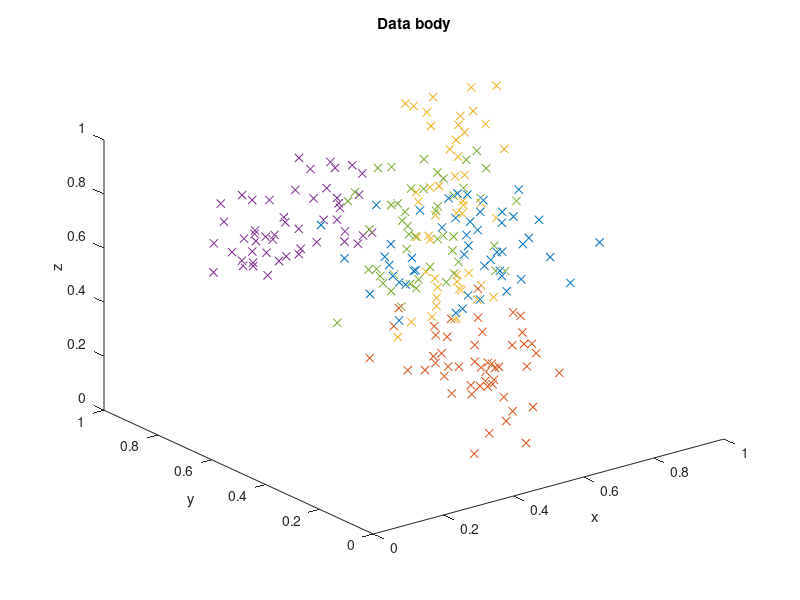

MATLAB code for this plot: (Note: this script raises an error after producing the figure.)
clear;clc;close all;

load("databody");
% vykreslenie dat
h = figure;
axis([0 1 0 1 0 1]);
plot3(data1(:,1), data1(:,2), data1(:,3), "x", data2(:,1), data2(:,2), data2(:,3), "x", data3(:,1), data3(:,2), data3(:,3), "x", data4(:,1), data4(:,2), data4(:,3), "x", data5(:,1), data5(:,2), data5(:,3), "x");
hold on;
plot3(0.5, 0.5, 0.5, 'b-', 'LineWidth', 2);
title("Data body");
xlabel("x");
ylabel("y");
zlabel("z");

hold on

% vstupne data NS
X = [data1; data2; data3; data4; data5];
X = transpose(X);

P = [ones(1, 50), zeros(1, 50), zeros(1, 50), zeros(1, 50), zeros(1, 50);
     zeros(1, 50), ones(1, 50), zeros(1, 50), zeros(1, 50), zeros(1, 50);
     zeros(1, 50), zeros(1, 50), ones(1, 50), zeros(1, 50), zeros(1, 50);
     zeros(1, 50), zeros(1, 50), zeros(1, 50), ones(1, 50), zeros(1, 50);
     zeros(1, 50), zeros(1, 50), zeros(1, 50), zeros(1, 50), ones(1, 50)]

net = patternnet(15);

net.divideParam.trainRatio=0.8;
net.divideParam.valRatio=0;
net.divideParam.testRatio=0.2;

net.trainParam.goal = 0.000001;
net.trainParam.epochs = 500;
net.trainParam.min_grad=1e-10;

net = train(net,X,P);


y = net(X);

classes = vec2ind(y);

% test
X2=[0.3 0.4 0.7 0.8 0.5;0.6 0.7 0.2 0.3 0.5; 0.1 0.2 0.3 0.4 0.8];

% simulacia vystupu NS
y2 = net(X2);
% priradenie vstupov do tried
classes2 = vec2ind(y2);
fprintf('Vzorka piatich bodov ma nasledovne priradene skupiny: ');
disp(classes2);